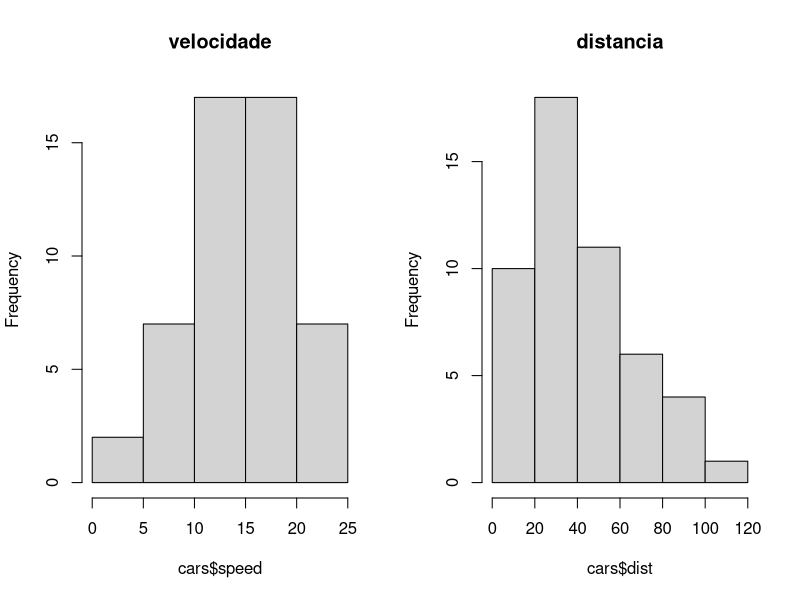
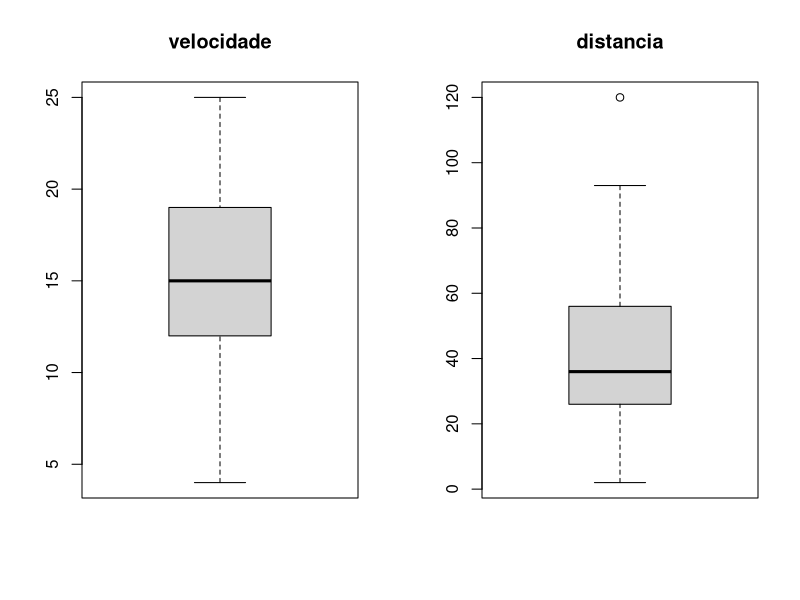

These figures' R source, in order:
## ---- chunk 1
datasets::cars
## ---- chunk 2
par(mfrow=c(1,2))
hist(cars$speed, main="velocidade")
hist(cars$dist, main="distancia")
boxplot(cars$speed, main="velocidade")
boxplot(cars$dist, main="distancia")

